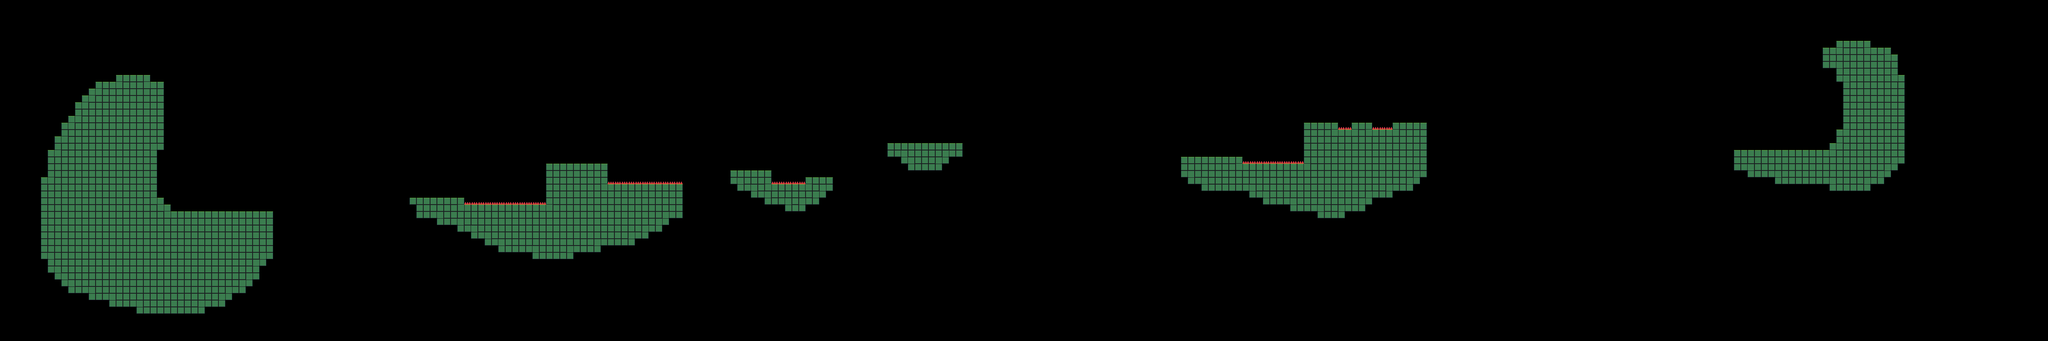

The image is a tile-based game level rendered from a .tmx file. Its description and source (layers, tilesets, objects; grid data summarised) follow:
An orthogonal 300x50 tile map with 16x16 px tiles, 2 tile layers (Ground, Air Collision), 3 tilesets and 171 objects (156x Coin, 8x Bubble, 3x Swing, 3x Flag, Door).

<map version="1.10" tiledversion="1.10.0" orientation="orthogonal" renderorder="right-down" width="300" height="50" tilewidth="16" tileheight="16" infinite="0" nextlayerid="4" nextobjectid="229">
 <tileset firstgid="1" source="Input Tile.tsx" />
 <tileset firstgid="5" source="Green Tileset Prototype.tsx" />
 <tileset firstgid="33" source="Prototype Spikes Tileset.tsx" />
 <layer id="1" name="Ground" width="300" height="50">
  <data>[15000 cells, 1685 non-empty, 14 distinct tile ids]</data>
 </layer>
 <layer id="2" name="Air Collision" width="300" height="50">
  <data>[15000 cells, 501 non-empty, 2 distinct tile ids]</data>
 </layer>
 <objectgroup id="3" name="Objects">
  <object id="1" name="Swing" type="Swing" x="800" y="400">
   <point />
  </object>
  <object id="7" name="Bubble" type="Bubble" x="1116" y="396">
   <point />
  </object>
  <object id="8" name="Coin" type="Coin" x="1152" y="396">
   <point />
  </object>
  <object id="9" name="Coin" type="Coin" x="1184" y="396">
   <point />
  </object>
  <object id="10" name="Bubble" type="Bubble" x="1216" y="396">
   <point />
  </object>
  <object id="13" name="Bubble" type="Bubble" x="1580" y="396">
   <point />
  </object>
  <object id="16" name="Bubble" type="Bubble" x="1976" y="352">
   <point />
  </object>
  <object id="19" name="Respawn" type="Flag" x="2176" y="320">
   <point />
  </object>
  <object id="20" name="Respawn" type="Flag" x="432" y="480">
   <point />
  </object>
  <object id="21" name="Door" type="Door" x="4256" y="336">
   <point />
  </object>
  <object id="22" name="Bubble" type="Bubble" x="2352" y="288">
   <point />
  </object>
  <object id="23" name="Swing" type="Swing" x="2528" y="244">
   <point />
  </object>
  <object id="24" name="Bubble" type="Bubble" x="2976" y="320">
   <point />
  </object>
  <object id="28" name="Bubble" type="Bubble" x="3424" y="240">
   <point />
  </object>
  <object id="29" name="Swing" type="Swing" x="3600" y="144">
   <point />
  </object>
  <object id="30" name="Bubble" type="Bubble" x="3888" y="272">
   <point />
  </object>
  <object id="31" name="Respawn" type="Flag" x="3296" y="272">
   <point />
  </object>
  <object id="32" name="Coin" type="Coin" x="2384" y="288">
   <point />
  </object>
  <object id="33" name="Coin" type="Coin" x="2416" y="288">
   <point />
  </object>
  <object id="45" name="Coin" type="Coin" x="1600" y="372">
   <point />
  </object>
  <object id="46" name="Coin" type="Coin" x="1624" y="352">
   <point />
  </object>
  <object id="47" name="Coin" type="Coin" x="1600" y="352">
   <point />
  </object>
  <object id="48" name="Coin" type="Coin" x="1624" y="372">
   <point />
  </object>
  <object id="49" name="Coin" type="Coin" x="1648" y="372">
   <point />
  </object>
  <object id="50" name="Coin" type="Coin" x="1648" y="352">
   <point />
  </object>
  <object id="51" name="Coin" type="Coin" x="1624" y="332">
   <point />
  </object>
  <object id="52" name="Coin" type="Coin" x="1600" y="332">
   <point />
  </object>
  <object id="53" name="Coin" type="Coin" x="1648" y="332">
   <point />
  </object>
  <object id="54" name="Coin" type="Coin" x="1624" y="312">
   <point />
  </object>
  <object id="55" name="Coin" type="Coin" x="1648" y="312">
   <point />
  </object>
  <object id="56" name="Coin" type="Coin" x="1672" y="352">
   <point />
  </object>
  <object id="57" name="Coin" type="Coin" x="1672" y="332">
   <point />
  </object>
  <object id="58" name="Coin" type="Coin" x="1672" y="312">
   <point />
  </object>
  <object id="59" name="Coin" type="Coin" x="1240" y="372">
   <point />
  </object>
  <object id="60" name="Coin" type="Coin" x="1264" y="352">
   <point />
  </object>
  <object id="61" name="Coin" type="Coin" x="1240" y="352">
   <point />
  </object>
  <object id="62" name="Coin" type="Coin" x="1264" y="372">
   <point />
  </object>
  <object id="63" name="Coin" type="Coin" x="1288" y="372">
   <point />
  </object>
  <object id="64" name="Coin" type="Coin" x="1288" y="352">
   <point />
  </object>
  <object id="65" name="Coin" type="Coin" x="1264" y="332">
   <point />
  </object>
  <object id="66" name="Coin" type="Coin" x="1240" y="332">
   <point />
  </object>
  <object id="67" name="Coin" type="Coin" x="1288" y="332">
   <point />
  </object>
  <object id="68" name="Coin" type="Coin" x="1264" y="312">
   <point />
  </object>
  <object id="69" name="Coin" type="Coin" x="1288" y="312">
   <point />
  </object>
  <object id="70" name="Coin" type="Coin" x="1312" y="352">
   <point />
  </object>
  <object id="71" name="Coin" type="Coin" x="1312" y="332">
   <point />
  </object>
  <object id="72" name="Coin" type="Coin" x="1312" y="312">
   <point />
  </object>
  <object id="73" name="Coin" type="Coin" x="2000" y="332">
   <point />
  </object>
  <object id="74" name="Coin" type="Coin" x="2024" y="312">
   <point />
  </object>
  <object id="75" name="Coin" type="Coin" x="2000" y="312">
   <point />
  </object>
  <object id="76" name="Coin" type="Coin" x="2024" y="332">
   <point />
  </object>
  <object id="77" name="Coin" type="Coin" x="2048" y="332">
   <point />
  </object>
  <object id="78" name="Coin" type="Coin" x="2048" y="312">
   <point />
  </object>
  <object id="79" name="Coin" type="Coin" x="2024" y="292">
   <point />
  </object>
  <object id="80" name="Coin" type="Coin" x="2000" y="292">
   <point />
  </object>
  <object id="81" name="Coin" type="Coin" x="2048" y="292">
   <point />
  </object>
  <object id="82" name="Coin" type="Coin" x="2024" y="272">
   <point />
  </object>
  <object id="83" name="Coin" type="Coin" x="2048" y="272">
   <point />
  </object>
  <object id="84" name="Coin" type="Coin" x="2072" y="312">
   <point />
  </object>
  <object id="85" name="Coin" type="Coin" x="2072" y="292">
   <point />
  </object>
  <object id="86" name="Coin" type="Coin" x="2072" y="272">
   <point />
  </object>
  <object id="93" name="Coin" type="Coin" x="2448" y="288">
   <point />
  </object>
  <object id="94" name="Coin" type="Coin" x="2480" y="288">
   <point />
  </object>
  <object id="99" name="Coin" type="Coin" x="2688" y="288">
   <point />
  </object>
  <object id="100" name="Coin" type="Coin" x="2720" y="288">
   <point />
  </object>
  <object id="101" name="Coin" type="Coin" x="2688" y="320">
   <point />
  </object>
  <object id="102" name="Coin" type="Coin" x="2720" y="320">
   <point />
  </object>
  <object id="103" name="Coin" type="Coin" x="2688" y="256">
   <point />
  </object>
  <object id="104" name="Coin" type="Coin" x="2720" y="256">
   <point />
  </object>
  <object id="105" name="Coin" type="Coin" x="2752" y="288">
   <point />
  </object>
  <object id="106" name="Coin" type="Coin" x="2784" y="288">
   <point />
  </object>
  <object id="107" name="Coin" type="Coin" x="2752" y="320">
   <point />
  </object>
  <object id="108" name="Coin" type="Coin" x="2784" y="320">
   <point />
  </object>
  <object id="109" name="Coin" type="Coin" x="2752" y="256">
   <point />
  </object>
  <object id="110" name="Coin" type="Coin" x="2784" y="256">
   <point />
  </object>
  <object id="111" name="Coin" type="Coin" x="752" y="488">
   <point />
  </object>
  <object id="112" name="Coin" type="Coin" x="784" y="488">
   <point />
  </object>
  <object id="113" name="Coin" type="Coin" x="752" y="520">
   <point />
  </object>
  <object id="114" name="Coin" type="Coin" x="784" y="520">
   <point />
  </object>
  <object id="115" name="Coin" type="Coin" x="752" y="456">
   <point />
  </object>
  <object id="116" name="Coin" type="Coin" x="784" y="456">
   <point />
  </object>
  <object id="117" name="Coin" type="Coin" x="816" y="488">
   <point />
  </object>
  <object id="118" name="Coin" type="Coin" x="848" y="488">
   <point />
  </object>
  </objectgroup>
</map>
<!-- 88 of 171 objects omitted -->
